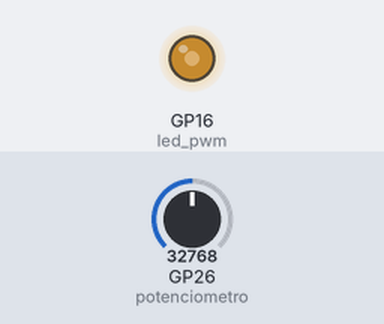
A program run on a simulated Raspberry Pi Pico running MicroPython. Parts: output pins drawn as LEDs (lit = HIGH). Inputs (shaded band) come from the test bench; at power-on: GP26 (potenciometro) = 32768 (analog values on the 0–65535 scale).

Above: at 1.2 s.
1.3 s: GP26 (potenciometro) set to 45874
At 2.0 s:
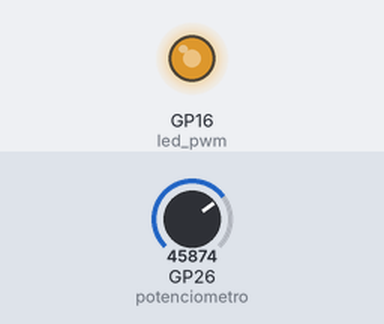
2.8 s: GP26 (potenciometro) set to 57670
At 3.2 s:
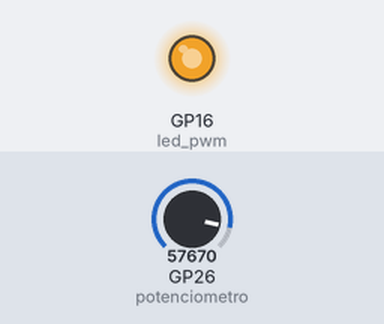
4.3 s: GP26 (potenciometro) set to 7864
At 5.5 s:
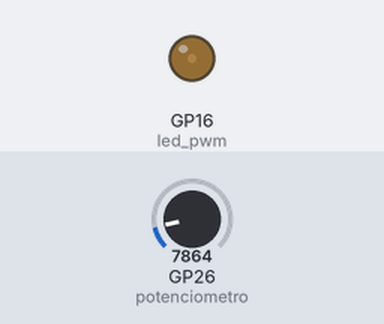
5.8 s: GP26 (potenciometro) set to 0
At 6.9 s:
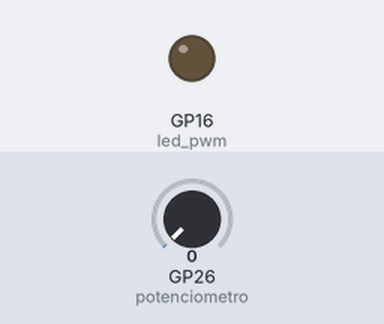
Timing chart, 0 to 8.3 s (numbered marks = the images above; inputs shaded):
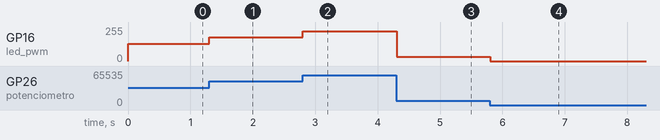

The program:

3.CONTROLE_MANUA_BRILHO.py
```python
from machine import Pin, PWM, ADC
from utime import sleep

led_pwm = PWM(Pin(16))
led_pwm.freq(1000)

potenciometro = ADC(26) # Pinos ADC da Pico começam no GP26, 27 e 28

while True:
    # Lê o valor do potenciômetro (0 a 65535) e joga direto no PWM do LED
    brilho = potenciometro.read_u16()
    led_pwm.duty_u16(brilho)
    sleep(0.05)
```

Measured:
- after the input at 1.3 s, GP16 (led_pwm): 128/255 → 178/255 at once
- after the input at 2.8 s, GP16 (led_pwm): 178/255 → 224/255 at once
- after the input at 4.3 s, GP16 (led_pwm): 224/255 → 31/255 at once
- after the input at 5.8 s, GP16 (led_pwm): 31/255 → 0/255 at once
